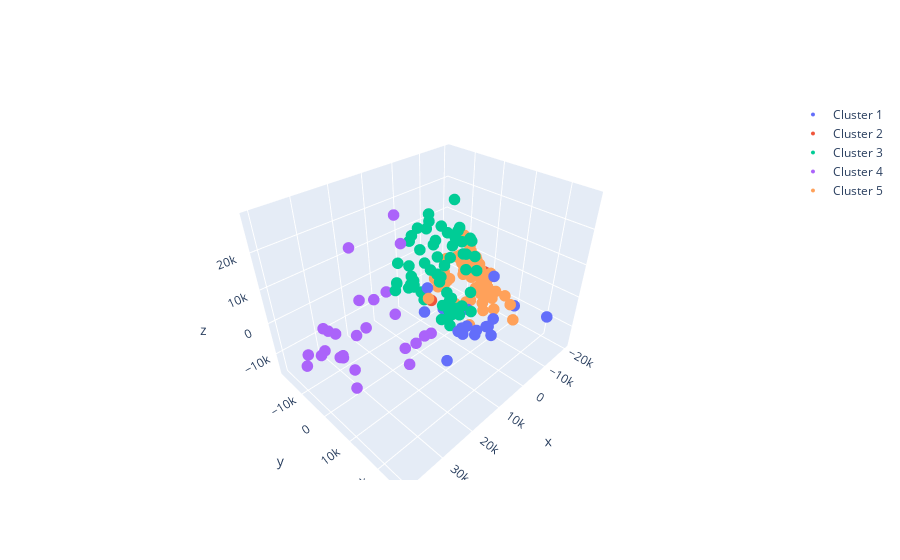

Notebook code for this chart:
### Code cell
k_means_clusters = k_means_cluster(cluster_data, n_clusters=5)
